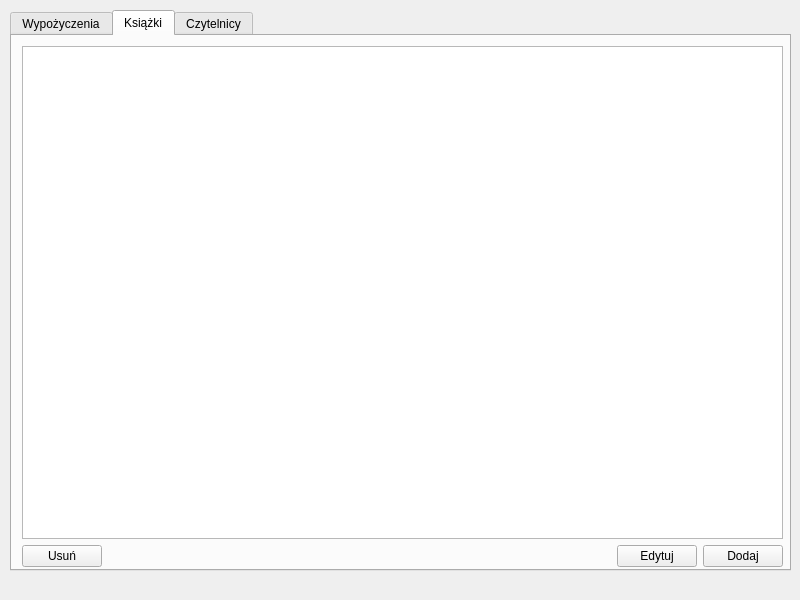
<?xml version="1.0" encoding="UTF-8"?>
<ui version="4.0">
 <class>MainWindow</class>
 <widget class="QMainWindow" name="MainWindow">
  <property name="geometry">
   <rect>
    <x>0</x>
    <y>0</y>
    <width>800</width>
    <height>600</height>
   </rect>
  </property>
  <property name="windowTitle">
   <string>Biblioteka</string>
  </property>
  <widget class="QWidget" name="MainGrid">
   <widget class="QTabWidget" name="Tabs">
    <property name="geometry">
     <rect>
      <x>10</x>
      <y>10</y>
      <width>781</width>
      <height>561</height>
     </rect>
    </property>
    <property name="currentIndex">
     <number>1</number>
    </property>
    <widget class="QWidget" name="Borrowing">
     <attribute name="title">
      <string>Wypożyczenia</string>
     </attribute>
     <widget class="QWidget" name="gridLayoutWidget_3">
      <property name="geometry">
       <rect>
        <x>10</x>
        <y>10</y>
        <width>761</width>
        <height>521</height>
       </rect>
      </property>
      <layout class="QGridLayout" name="BorrowingGridLayout">
       <item row="1" column="1">
        <widget class="QPushButton" name="ReturnBookBtn">
         <property name="text">
          <string>Zwróć</string>
         </property>
        </widget>
       </item>
       <item row="1" column="2">
        <widget class="QPushButton" name="BorrowBookBtn">
         <property name="text">
          <string>Wypożycz</string>
         </property>
        </widget>
       </item>
       <item row="1" column="0">
        <spacer name="horizontalSpacer">
         <property name="orientation">
          <enum>Qt::Horizontal</enum>
         </property>
         <property name="sizeHint" stdset="0">
          <size>
           <width>40</width>
           <height>20</height>
          </size>
         </property>
        </spacer>
       </item>
       <item row="0" column="0" colspan="3">
        <widget class="QTableWidget" name="BorrowingTable"/>
       </item>
      </layout>
     </widget>
    </widget>
    <widget class="QWidget" name="Book">
     <attribute name="title">
      <string>Książki</string>
     </attribute>
     <widget class="QWidget" name="gridLayoutWidget_2">
      <property name="geometry">
       <rect>
        <x>10</x>
        <y>10</y>
        <width>761</width>
        <height>521</height>
       </rect>
      </property>
      <layout class="QGridLayout" name="BookGridLayout">
       <item row="1" column="0">
        <widget class="QPushButton" name="DeleteBookBtn">
         <property name="text">
          <string>Usuń</string>
         </property>
        </widget>
       </item>
       <item row="1" column="2">
        <widget class="QPushButton" name="EditBookBtn">
         <property name="text">
          <string>Edytuj</string>
         </property>
        </widget>
       </item>
       <item row="1" column="3">
        <widget class="QPushButton" name="AddBookBtn">
         <property name="text">
          <string>Dodaj</string>
         </property>
        </widget>
       </item>
       <item row="1" column="1">
        <spacer name="horizontalSpacer_3">
         <property name="orientation">
          <enum>Qt::Horizontal</enum>
         </property>
         <property name="sizeHint" stdset="0">
          <size>
           <width>40</width>
           <height>20</height>
          </size>
         </property>
        </spacer>
       </item>
       <item row="0" column="0" colspan="4">
        <widget class="QTableWidget" name="BookTable"/>
       </item>
      </layout>
     </widget>
    </widget>
    <widget class="QWidget" name="User">
     <attribute name="title">
      <string>Czytelnicy</string>
     </attribute>
     <widget class="QWidget" name="gridLayoutWidget">
      <property name="geometry">
       <rect>
        <x>10</x>
        <y>10</y>
        <width>761</width>
        <height>521</height>
       </rect>
      </property>
      <layout class="QGridLayout" name="UserGridLayout">
       <item row="0" column="0" colspan="5">
        <widget class="QTableWidget" name="UserTable"/>
       </item>
       <item row="1" column="3">
        <widget class="QPushButton" name="EditUserBtn">
         <property name="text">
          <string>Edytuj</string>
         </property>
        </widget>
       </item>
       <item row="1" column="4">
        <widget class="QPushButton" name="AddUserBtn">
         <property name="text">
          <string>Dodaj</string>
         </property>
        </widget>
       </item>
       <item row="1" column="1">
        <spacer name="horizontalSpacer_2">
         <property name="orientation">
          <enum>Qt::Horizontal</enum>
         </property>
         <property name="sizeHint" stdset="0">
          <size>
           <width>40</width>
           <height>20</height>
          </size>
         </property>
        </spacer>
       </item>
       <item row="1" column="0">
        <widget class="QPushButton" name="DeleteUserBtn">
         <property name="text">
          <string>Usuń</string>
         </property>
        </widget>
       </item>
      </layout>
     </widget>
    </widget>
   </widget>
  </widget>
  <widget class="QMenuBar" name="MenuBar">
   <property name="geometry">
    <rect>
     <x>0</x>
     <y>0</y>
     <width>800</width>
     <height>20</height>
    </rect>
   </property>
  </widget>
 </widget>
 <resources/>
 <connections/>
</ui>
